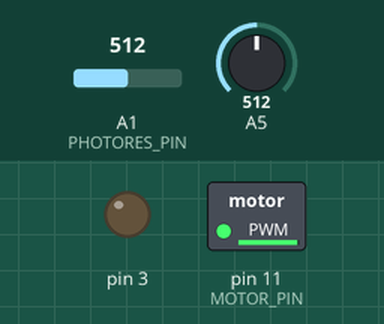
This sketch was run on a simulated Arduino Uno, built with avr-gcc and run on an emulated ATmega328P. On the bench: switched loads named in the sketch (green lamp = pin HIGH), output pins drawn as LEDs (lit = HIGH). The inputs (shaded band) are chosen by the test bench; at power-on: A5 = 512, A1 (PHOTORES_PIN) = 512. What the sketch prints to the serial monitor is not drawn.

Above: at 1.2 s.
1.3 s: A5 set to 0
At 2.6 s:
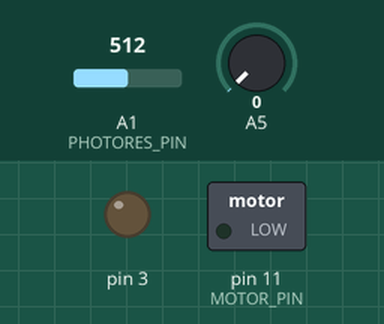
3.5 s: A5 set to 9
6.5 s: A5 set to 12
At 9.4 s:
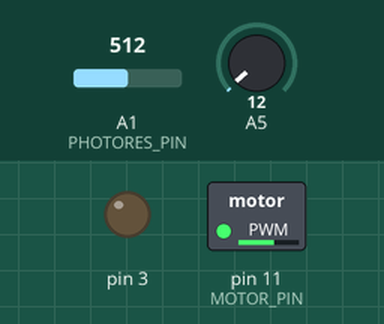
Timing chart, 0 to 15.5 s (numbered marks = the images above; inputs shaded):
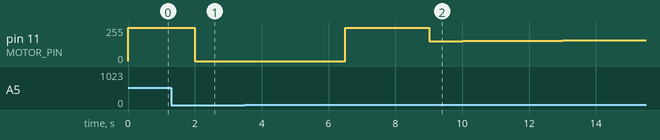

Measured:
- the behaviour switches between 10 and 11 on A5 (found by bisection; images 1 and 2)
- after the input at 1.3 s, pin 11 (MOTOR_PIN): 250/255 → 0/255 after 0.70 s
- after the input at 6.5 s, pin 11 (MOTOR_PIN): 0/255 → 250/255 at once, → 150/255 2.5 s later, → 151/255 1.0 s later, → 152/255 1.0 s later, … (8 changes in this stretch)

The sketch:

G602.ino
```cpp
#include "TimerOne.h"

#define READY 0
#define STARTING 1
#define PLAYING 2

#define MOTOR_PIN 11
#define PHOTORES_PIN A1
#define AUTO_STOP_PIN A3
#define START_PIN 4
#define STOP_PIN 5
#define RPM_PIN 6

#define STOP_LEVEL 20

#define PWM_LEVEL_STARTING 250
#define PWM_LEVEL_DEFAULT 100

#define TARGET_ROTATION_FREQ_33 34
#define TARGET_ROTATION_FREQ_45 108

#define DATA_ARRAY_SIZE 0x20
#define SAMPLING_FREQ 1000
#define STARTING_TIME 2
#define AVER_SIZE 10

#define HYSTERESIS 1

byte mode = READY;
long timerConst = 1000000 / SAMPLING_FREQ;

byte low;
byte high;

byte startCounter = 0;

int data;
int dataAver;

int dataArray[DATA_ARRAY_SIZE];
bool dataready = false;
unsigned int mainIndex = 0;
unsigned int durationIndex = 0;
unsigned int duration = 0;
int secCounter = 0;
int zeroCounter = 0;
int prevData;
int lock = 5;
int rotationFreq;
int potentiometer;
int targetRotationFreq = TARGET_ROTATION_FREQ_33;
int zero_level;
byte pwmLevel = 150;

void setup() {
  pinMode(AUTO_STOP_PIN, INPUT);
  pinMode(3, OUTPUT);
  Serial.begin(115200);
  Timer1.initialize(timerConst);
  Timer1.attachInterrupt(timerInterrupt);
  mode = READY;
}

void loop() {
  switch (mode) {

    case READY:
        if (potentiometer > 10) mode = STARTING;
    break;
    case STARTING:
        analogWrite(MOTOR_PIN, PWM_LEVEL_STARTING);
//        targetRotationFreq = digitalRead(RPM_PIN) == LOW ? TARGET_ROTATION_FREQ_33 : TARGET_ROTATION_FREQ_45;
    break;
    case PLAYING:
/*        byte minv = 148;
        byte maxv = 156;
        if (rotationFreq > 37 ) pwmLevel--;
        if (pwmLevel < minv) pwmLevel = minv;
        if (rotationFreq < 37) pwmLevel++;
        if (pwmLevel > maxv) pwmLevel = maxv;
        analogWrite(MOTOR_PIN, pwmLevel);*/
        if (potentiometer < 10) {
          mode = READY;
          pwmLevel = 0;
          analogWrite(MOTOR_PIN, pwmLevel);
        }
    break;
  }

  if (dataready)
  {
    zero_level = GetZeroLevel();

    dataAver = GetAver() - zero_level;
    if ((dataAver * prevData < 0 || dataAver == 0) && lock == 0)
    {

      if (prevData < 0)
      {
        lock = 10;
        duration = durationIndex;
        durationIndex = 0;
        zeroCounter++;
      }
    }
    prevData = dataAver;

    low = dataAver & 0xFF;
    high  = dataAver >> 8;
    Serial.write(25);
    Serial.write(low);
    Serial.write(high);
    low = rotationFreq & 0xFF;
    high  = rotationFreq >> 8;
    low = duration & 0xFF;
    high  = duration >> 8;
    Serial.write(low);
    Serial.write(high);
    dataready = false;
  }
}

void timerInterrupt(){
     potentiometer = analogRead(5);

     data = analogRead(PHOTORES_PIN);
     dataArray[mainIndex] = data;
     mainIndex++;
     durationIndex++;
     if (lock > 0) lock--;
     mainIndex = mainIndex & DATA_ARRAY_SIZE - 1;
     dataready = true;

     secCounter++;
     if (secCounter > SAMPLING_FREQ)
     {
       if (mode ==  STARTING)
        {
          startCounter++;
          if (startCounter == 2)
          {
            startCounter = 0;
            pwmLevel = 122;
            mode = PLAYING;
          }
        }
        rotationFreq = zeroCounter;

        if (mode == PLAYING)
        {
          byte minv = 148;
          byte maxv = 156;
          if (rotationFreq > 30 ) pwmLevel--;
          if (pwmLevel < minv) pwmLevel = minv;
          if (rotationFreq < 30) pwmLevel++;
          if (pwmLevel > maxv) pwmLevel = maxv;
          analogWrite(MOTOR_PIN, pwmLevel);
        }
        secCounter = 0;
        zeroCounter = 0;
     }
}

int GetAver()
{
   double sum = 0;
   for (int i = 0; i < AVER_SIZE; i++)
   {
       sum += dataArray[(mainIndex - i) & DATA_ARRAY_SIZE - 1];
   }
//   return (int)sum / AVER_SIZE;
  return dataArray[mainIndex];
}

int GetZeroLevel()
{
   double sum = 0;
   for (int i = 0; i < DATA_ARRAY_SIZE; i++)
   {
       sum += dataArray[i];
   }
   return (int)sum / DATA_ARRAY_SIZE;
}
```
